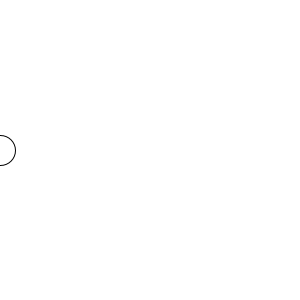
Frame 1 (no input)
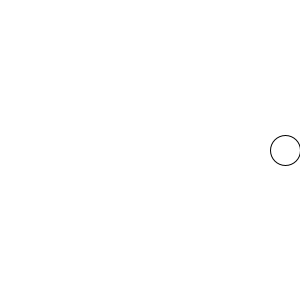
Frame 60 (the mouse pressed at the canvas centre just before this capture)
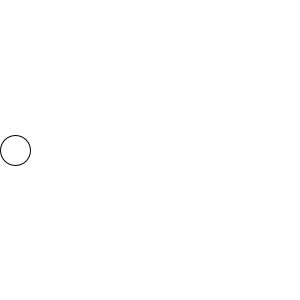
Frame 120 (the mouse held since frame 60 and released just before this capture)

The Processing sketch that drew these frames (run headless with seeded random() and noise(); from frame 60 on, the mouse is pressed at the canvas centre):

// Processing sketch: processing_57989
// ── processing_57989.pde

int diam = 30;  // the diameter of our ellipse
int diam2 = 15;
int x = 0;    //center the ellipse
int y = 0;    //center the ellipse
int speed = 5;

void setup() {
  size(300, 300);
  smooth();
}

void draw() {
  background(255);
  drawBall();
}

void drawBall() {
 ellipse(x, 150, diam, diam);
   x = x + speed;

 if((x + 10 >= width) || (x <= 0)){
    speed = speed * -1;
    
    
}
}
//http://forum.processing.org/topic/bouncing-ball-10-10-2011
